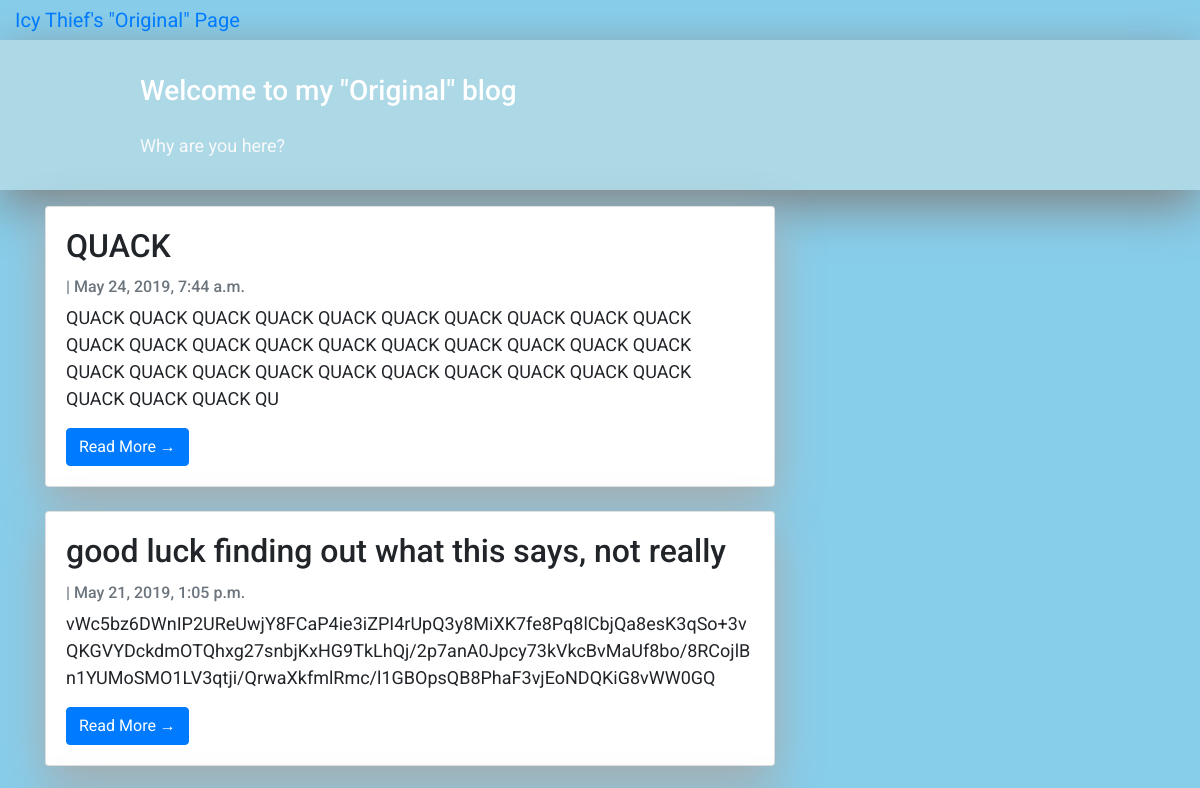
Before: / (upper part) with the older database file.
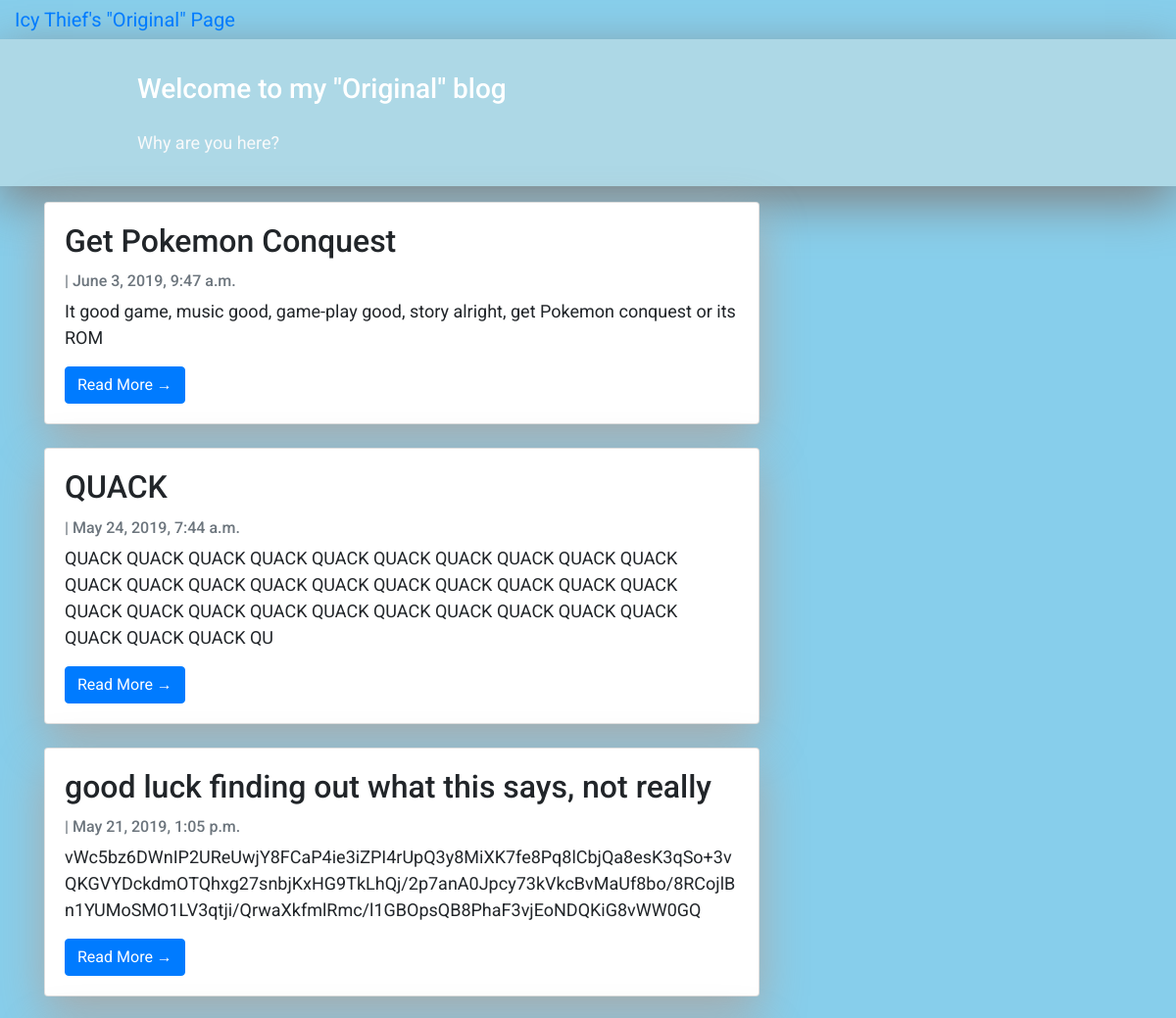
After: the same page with the newer database file.
### blog/models.py (models this page shows, shortened)
class Post(models.Model):
    title = models.CharField(max_length=200, unique=True)
    slug = models.SlugField(max_length=200, unique=True)
    author = models.ForeignKey(User, on_delete= models.CASCADE,related_name='blog_posts')
    updated_on = models.DateTimeField(auto_now= True)
    content = models.TextField()
    created_on = models.DateTimeField(auto_now_add=True)
    status = models.IntegerField(choices=STATUS, default=0)
    class Meta:
        ordering = ['-created_on']

### blog/views.py (the view)
# urls.py: path('', views.PostList.as_view(), name='home'),
class PostList(generic.ListView):
    model = Post
    template_name = 'index.html'

### blog/templates/index.html (shortened to what this page needs)
{% extends "base.html" %}
{% block content %}
<header class="masthead">
    <div class="container">
        <div class="row">
            <div class=" col-md-8 col-md-10 mx-auto">
                <div class="site-heading">
                    <h3 class=" site-heading my-4 mt-3 text-white"> Welcome to my "Original" blog </h3>
                    <p class="text-light">Why are you here? &nbsp</p>
                </div>
            </div>
        </div>
    </div>
</header>
<div class="container">
    <div class="row">
        <div class="col-md-8 mt-3 left">
            {% for post in post_list %}
            <div class="card mb-4">
                <div class="card-body">
                    <h2 class="card-title">{{ post.title }}</h2>
                    <p class="card-text text-muted h6">{{ post.Author }} | {{ post.created_on}} </p>
                    <p class="card-text">{{post.content|slice:":200" }}</p>
                    <a href="{% url 'post_detail' post.slug  %}" class="btn btn-primary">Read More &rarr;</a>
                </div>
            </div>
            {% endfor %}
        </div>
    </div>
</div>
{%endblock%}

Changed rows visible on the page:
added Post: title "Get Pokemon Conquest", created_on "June 3, 2019, 9:47 a.m.", content "It good game, music good, game-play good, story alright, get Pokemon conquest or its ROM"
